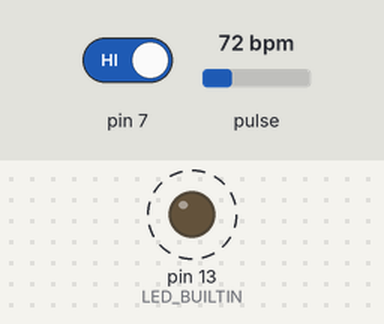
Recording of a sketch running on a simulated Arduino Uno, built with avr-gcc and run on an emulated ATmega328P. On the bench: output pins drawn as LEDs (lit = HIGH). Dashed ring = blinking. The inputs (shaded band) are chosen by the test bench; at power-on: pulse 72 bpm, pin 7 HIGH. What the sketch prints to the serial monitor is not drawn.

Above: at 1.2 s.
1.3 s: pulse set to 130 bpm
At 2.01 s:
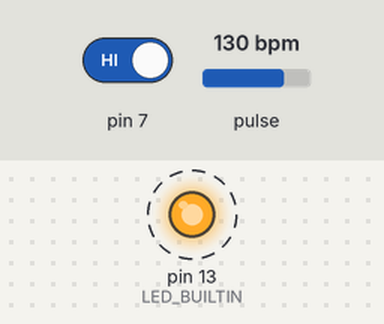
4.3 s: pin 7 driven LOW
At 5.1 s:
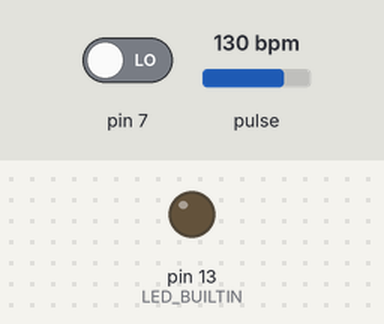
Timing chart, 0 to 7.3 s (numbered marks = the images above; inputs shaded):
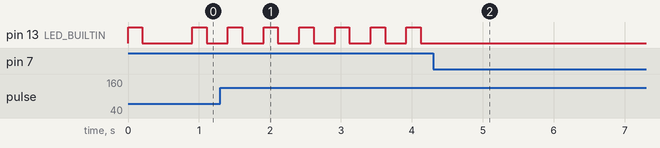

Measured:
- after the input at 1.3 s, pin 13 (LED_BUILTIN): alternates HIGH for 0.20 s and LOW for 0.30 s, starting after 0.11 s
- after the input at 4.3 s, pin 13 (LED_BUILTIN): stops changing and stays LOW
- by itself, pin 13 (LED_BUILTIN): alternates HIGH for 0.20 s and LOW for 0.70 s

The sketch:

arduino_belt_alert_code.ino
```cpp
#include <SoftwareSerial.h>
#include <PulseSensorPlayground.h>

const int PulseWire = 0;       // PulseSensor PURPLE WIRE connected to ANALOG PIN 0
const int LED = LED_BUILTIN;          // The on-board Arduino LED, close to PIN 13.
int Threshold = 550;
int flag = 0;
int bpm=0;
SoftwareSerial BTserial(10, 11 );
PulseSensorPlayground pulseSensor;
int myBPM = pulseSensor.getBeatsPerMinute();
void setup() {
 BTserial.begin(9600);
  Serial.begin(115200);
  pinMode(7, INPUT);
  pulseSensor.analogInput(PulseWire);
  pulseSensor.blinkOnPulse(LED);       //auto-magically blink Arduino's LED with heartbeat.
  pulseSensor.setThreshold(Threshold);

  if (pulseSensor.begin()) {
    Serial.println("We created a pulseSensor Object !");  //This prints one time at Arduino power-up,  or on Arduino reset.
  }
}


void loop() {
if (pulseSensor.sawStartOfBeat()){            // Constantly test to see if "a beat happened".
int myBPM = pulseSensor.getBeatsPerMinute();  // Calls function on our pulseSensor object that returns BPM as an "int".
  // "myBPM" hold this BPM value now.
 Serial.println("♥  A HeartBeat Happened ! "); // If test is "true", print a message "a heartbeat happened".
 Serial.print("BPM: ");                        // Print phrase "BPM: "
 Serial.println(myBPM);                        // Print the value inside of myBPM.
}
delay(100);
   Serial.println(digitalRead(7));
      if ((digitalRead(7) == 0 | (pulseSensor.getBeatsPerMinute() < 60 & pulseSensor.getBeatsPerMinute() > 10)) & flag == 0) {
      delay(15000);
           if (digitalRead(7) == 0|(pulseSensor.getBeatsPerMinute() < 60 & pulseSensor.getBeatsPerMinute() > 10) ) {
        for (int count = 0; count < 3; count++) {
        BTserial.print("SOS");
         Serial.print("alert");
          delay(15000);
       }

     }
      delay(60000);
      flag = 0;
   }

}
```
